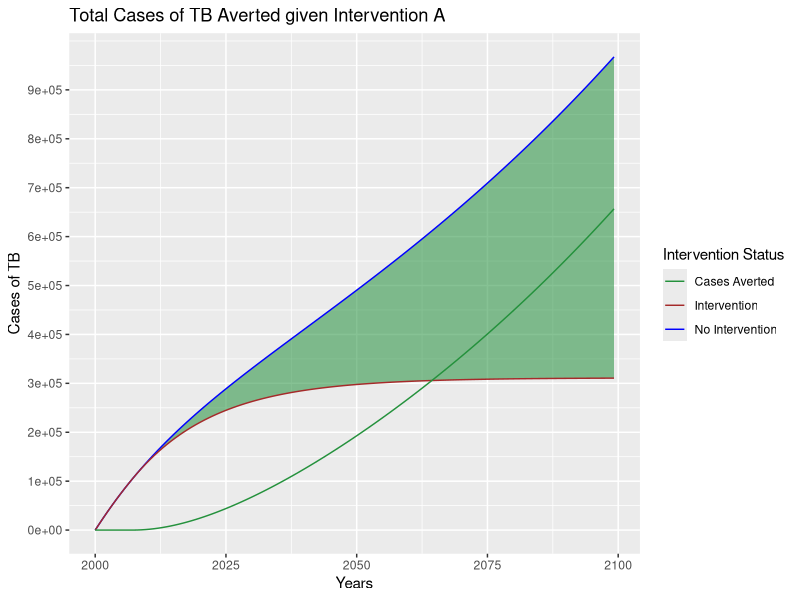
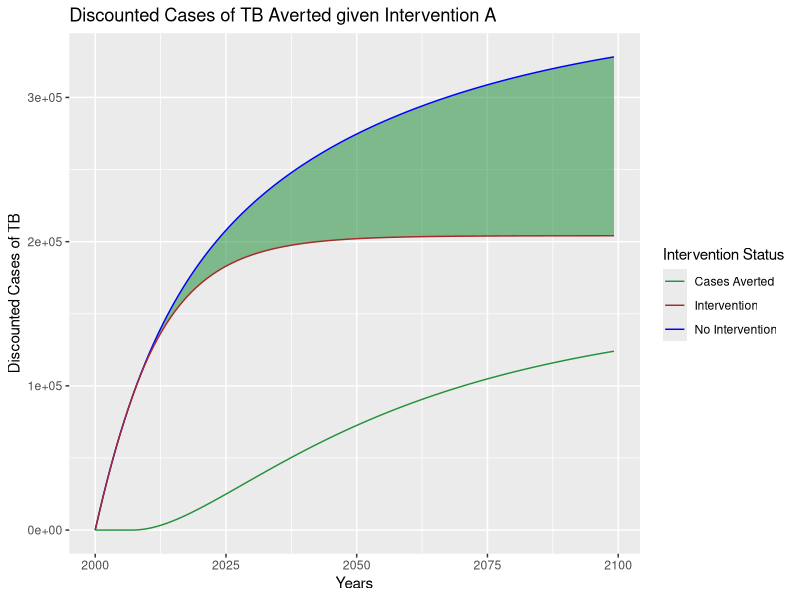
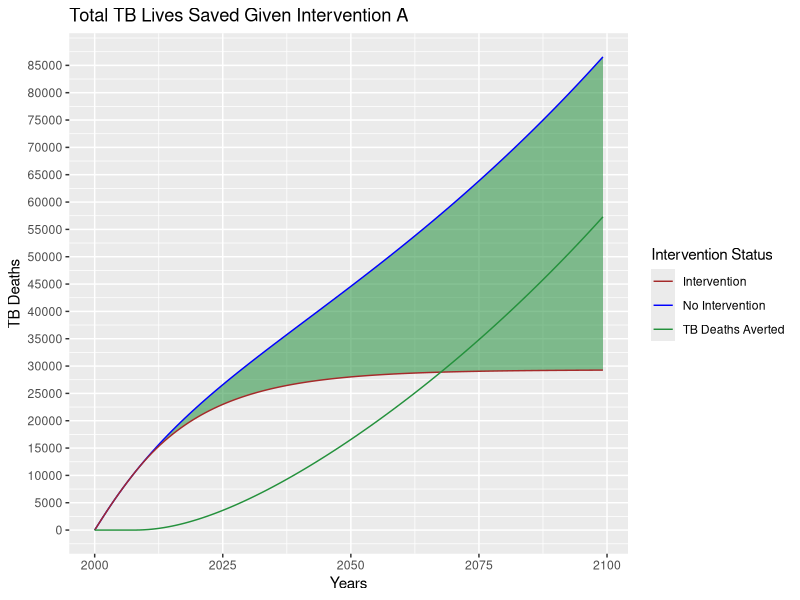
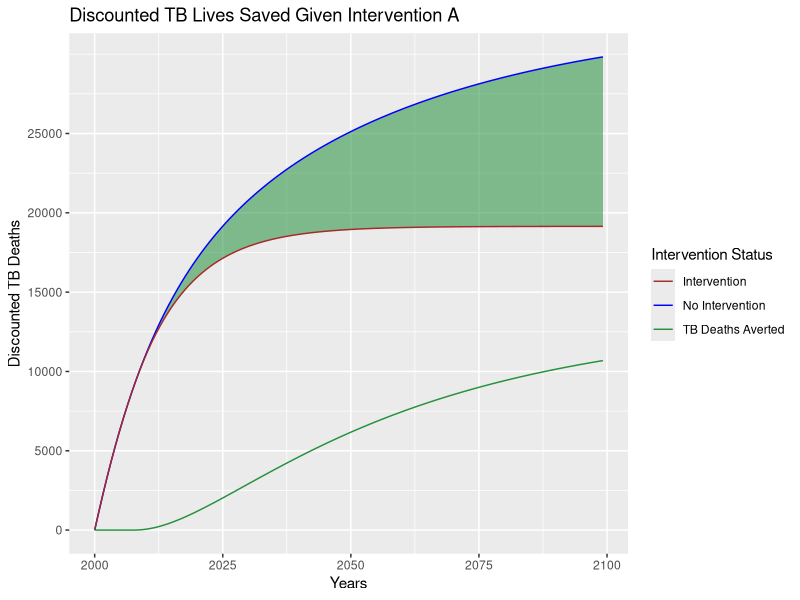
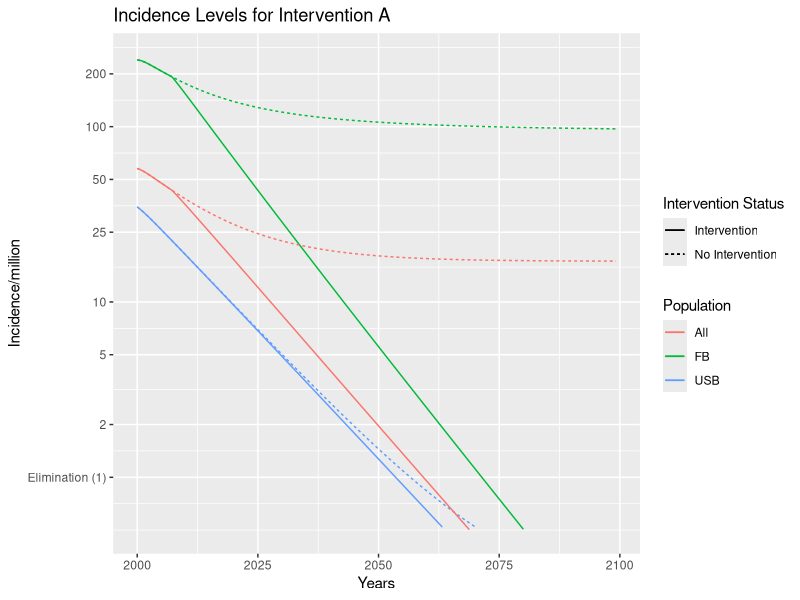
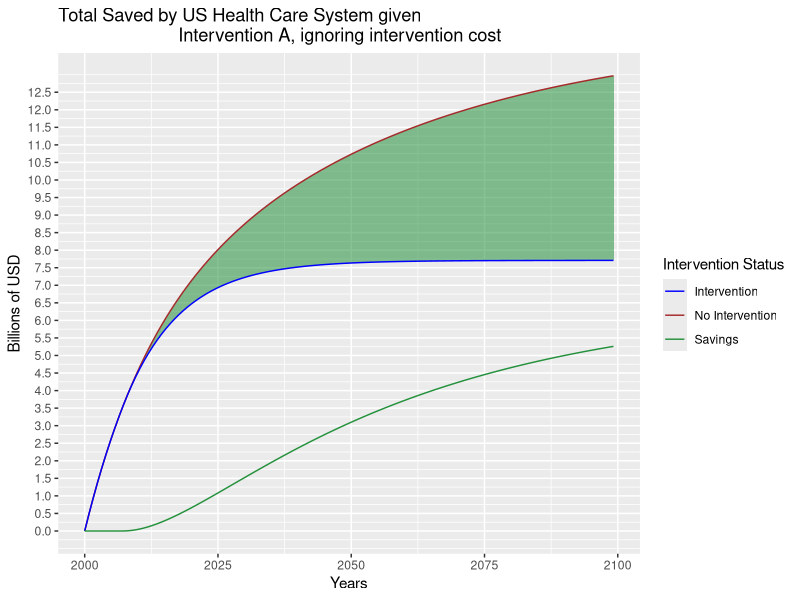

These charts were generated, in order, by the following R code:
library(ggplot2)
#TODO: Make this read from the files somehow
DELTA_T = 0.8
years = seq(2000,2100 - DELTA_T, DELTA_T)
totT = length(years)
if (Sys.info()['sysname'] == "Linux") {
  #Making it plot on linux
  X11.options(type='nbcairo')
}
vF <- 1.5         #Progression rate of acute infection per year
vL0 <- 0.0014     #Progression rate for reactivation (chronic LTBI) in the USB population per year
vL1 <- 0.0010     #Progression rate for reactivation (chronic LTBI) in the FB population per year
generateIncidence <- function(dataSet) {
  IN0   <- 1e6 * (vF*dataSet$F0 + vL0*dataSet$L0)/dataSet$N0
  IN1   <- 1e6 * (vF*dataSet$F1 + vL1*dataSet$L1)/dataSet$N1
  INall <- 1e6 * (vF*(dataSet$F0 + dataSet$F1) + vL0*dataSet$L0 + vL1*dataSet$L1)/(dataSet$N0 + dataSet$N1)
  return(data.frame(IN0,IN1,INall))
}

#Data Labels
USB             <- rep("USB",             totT)
FB              <- rep("FB",              totT)
all             <- rep("All",             totT)
noInt           <- rep("No Intervention", totT)
int             <- rep("Intervention",    totT)
savings         <- rep("Savings",         totT)
cost            <- rep("Cost",            totT)
averted         <- rep("Cases Averted",   totT)
TBdeathsAverted <- rep("TB Deaths Averted",   totT)

#Aesthetics
USBC             <- 'blue'
FBC              <- 'green'
allC             <- 'red'
noIntC           <- 'blue'
intC             <- 'brown'
savingsC         <- '#24913C'
costC            <- 'red'
avertedC         <- '#24913C'
TBdeathsAvertedC <- '#24913C'

baseData         <- read.csv('baseData.csv')
interventionData <- read.csv('interventionData.csv')

baseInc          <- generateIncidence(baseData)
interventionInc  <- generateIncidence(interventionData)

#Incidence Reports: Comparing Baseline Incidence against Intervention Incidence
incData <- data.frame(year = years, 
                      baseUSB = baseInc$IN0,   intUSB = interventionInc$IN0, 
                      baseFB  = baseInc$IN1,    intFB = interventionInc$IN1, 
                      baseAll = baseInc$INall, intAll = interventionInc$INall)
incPlot <- ggplot(incData, aes(x=year)) + 
           scale_y_log10(breaks=c(1,2,5,10,25,50,100,200),
                         labels=c("Elimination (1)",2,5,10,25,50,100,200),
                         limits=c(0.5,250)) + 
           labs(x="Years", y="Incidence/million", color="Population", 
                linetype="Intervention Status") + 
           ggtitle("Incidence Levels for Intervention A") + 
           geom_line(aes(y=baseUSB, color=USB, linetype=noInt))  + 
           geom_line(aes(y=intUSB,  color=USB, linetype=int))    + 
           geom_line(aes(y=baseFB,  color=FB,  linetype=noInt))  + 
           geom_line(aes(y=intFB,   color=FB,  linetype=int))    + 
           geom_line(aes(y=baseAll, color=all, linetype=noInt))  + 
           geom_line(aes(y=intAll,  color=all, linetype=int))

#Total Costs Excluding Sticker Price: Comparing costs of various interventions
#US Health Care System (HCS) TB costs due to base system
baseCost  <- (baseData$cN0 + baseData$cN1)/1e9
#US HCS TB costs due to intervenvtion
interCost <- (interventionData$cN0 + interventionData$cN1)/1e9
#US HCS TB savings due to intervention
totSaved  <- baseCost - interCost                        

savingsData <- data.frame(year=years, baseCost=baseCost, interCost=interCost,
                          totSaved=totSaved)
yrange      <- round(seq(min(savingsData$baseCost),max(savingsData$baseCost),by=0.5),1)
savingsPlot <- ggplot(savingsData,aes(x=year)) + 
               labs(x="Years", y="Billions of USD", color="Intervention Status") +
               scale_y_continuous(breaks=yrange) + 
               ggtitle("Total Saved by US Health Care System given
                        Intervention A, ignoring intervention cost") +
               geom_ribbon(aes(ymin=interCost,ymax=baseCost,fill=savings, alpha=0.2)) + 
               geom_line(aes(y=baseCost, color=noInt)) +
               geom_line(aes(y=interCost, color=int)) + 
               geom_line(aes(y=totSaved, color=savings)) +
               scale_fill_manual(values=c(savingsC)) + 
               scale_color_manual(values=c(noIntC,intC,savingsC)) + 
               guides(fill=F, alpha=F)

##Total Costs Including Sticker Price: Comparing costs of various interventions
##Implementation cost of intervention
#costInter <- interventionData$implementationCost
##Total US HCS cost due to intervention
#interTot  <- interCost + costInter
##Total additional spent by US HCS due to intervention
#totSpent  <- interTot - baseCost

#Total Cases Averted
baseCases         <- 1e6*(baseData$progAcute0 + baseData$progAcute1 + 
                          baseData$progChron0 + baseData$progChron1)
baseCasesD        <- 1e6*(baseData$progTotalD0 + baseData$progTotalD1)
intCases          <- 1e6*(interventionData$progAcute0 + interventionData$progAcute1 + 
                          interventionData$progChron0 + interventionData$progChron1)
intCasesD         <- 1e6*(interventionData$progTotalD0 + interventionData$progTotalD1)
casesAverted      <- baseCases - intCases
casesAvertedD     <- baseCasesD - intCasesD

casesAvertedData  <- data.frame(year=years,baseCases=baseCases,
                                intCases=intCases,
                                casesAverted =casesAverted)
casesAvertedDataD <- data.frame(year=years,baseCases=baseCasesD,
                                intCases=intCasesD,
                                casesAverted=casesAvertedD)

yrange            <- round(seq(min(casesAvertedData$baseCases),
                               max(casesAvertedData$baseCases),by=1e5),1)
casesAvertedPlot  <- 
  ggplot(casesAvertedData,aes(x=year)) + 
  labs(x="Years", y="Cases of TB", color="Intervention Status") +
  scale_y_continuous(breaks=yrange) + 
  ggtitle("Total Cases of TB Averted given Intervention A") +
  geom_ribbon(aes(ymin=intCases,ymax=baseCases,fill=averted, alpha=0.2)) + 
  geom_line(aes(y=baseCases,    color=noInt)) +
  geom_line(aes(y=intCases,     color=int)) + 
  geom_line(aes(y=casesAverted, color=averted)) +
  scale_fill_manual(values=c(avertedC)) + 
  scale_color_manual(values=c(avertedC,intC,noIntC)) + 
  guides(fill=F, alpha=F)

yrange            <- round(seq(min(casesAvertedDataD$baseCases),
                               max(casesAvertedDataD$baseCases),by=1e5),1)
casesAvertedPlotD <- 
  ggplot(casesAvertedDataD,aes(x=year)) + 
  labs(x="Years", y="Discounted Cases of TB", 
       color="Intervention Status") +
  scale_y_continuous(breaks=yrange) + 
  ggtitle("Discounted Cases of TB Averted given Intervention A") +
  geom_ribbon(aes(ymin=intCases,ymax=baseCases,fill=averted, alpha=0.2)) + 
  geom_line(aes(y=baseCases, color=noInt)) +
  geom_line(aes(y=intCases, color=int)) + 
  geom_line(aes(y=casesAverted, color=averted)) +
  scale_fill_manual(values=c(avertedC)) + 
  scale_color_manual(values=c(avertedC,intC,noIntC)) + 
  guides(fill=F, alpha=F)

#TB Deaths:
baseDeaths         <- 1e6*(baseData$tbdeath0 + baseData$tbdeath1)
baseDeathsD        <- 1e6*(baseData$tbdeathD0 + baseData$tbdeathD1)
intDeaths          <- 1e6*(interventionData$tbdeath0 + interventionData$tbdeath1)
intDeathsD         <- 1e6*(interventionData$tbdeathD0 + interventionData$tbdeathD1)
deathsAverted      <- baseDeaths - intDeaths
deathsAvertedD     <- baseDeathsD - intDeathsD

deathsAvertedData  <- data.frame(year=years,baseDeaths=baseDeaths,
                                intDeaths=intDeaths,
                                deathsAverted =deathsAverted)
deathsAvertedDataD <- data.frame(year=years,baseDeaths=baseDeathsD,
                                intDeaths=intDeathsD,
                                deathsAverted=deathsAvertedD)

yrange             <- round(seq(min(deathsAvertedData$baseDeaths),
                               max(deathsAvertedData$baseDeaths),by=5e3),1)
deathsAvertedPlot  <- 
  ggplot(deathsAvertedData,aes(x=year)) + 
  labs(x="Years", y="TB Deaths", color="Intervention Status") +
  scale_y_continuous(breaks=yrange) + 
  ggtitle("Total TB Lives Saved Given Intervention A") +
  geom_ribbon(aes(ymin=intDeaths,ymax=baseDeaths,fill=averted, alpha=0.2)) + 
  geom_line(aes(y=baseDeaths,    color=noInt)) +
  geom_line(aes(y=intDeaths,     color=int)) + 
  geom_line(aes(y=deathsAverted, color=TBdeathsAverted)) +
  scale_fill_manual(values=c(TBdeathsAvertedC)) + 
  scale_color_manual(values=c(intC,noIntC,TBdeathsAvertedC)) + 
  guides(fill=F, alpha=F)

yrange             <- round(seq(min(deathsAvertedDataD$baseDeaths),
                               max(deathsAvertedDataD$baseDeaths),by=5e3),1)
deathsAvertedPlotD <- 
  ggplot(deathsAvertedDataD,aes(x=year)) + 
  labs(x="Years", y="Discounted TB Deaths", 
       color="Intervention Status") +
  scale_y_continuous(breaks=yrange) + 
  ggtitle("Discounted TB Lives Saved Given Intervention A") +
  geom_ribbon(aes(ymin=intDeaths,ymax=baseDeaths,fill=averted, alpha=0.2)) + 
  geom_line(aes(y=baseDeaths, color=noInt)) +
  geom_line(aes(y=intDeaths, color=int)) + 
  geom_line(aes(y=deathsAverted, color=TBdeathsAverted)) +
  scale_fill_manual(values=c(TBdeathsAvertedC)) + 
  scale_color_manual(values=c(intC,noIntC,TBdeathsAvertedC)) + 
  guides(fill=F, alpha=F)
